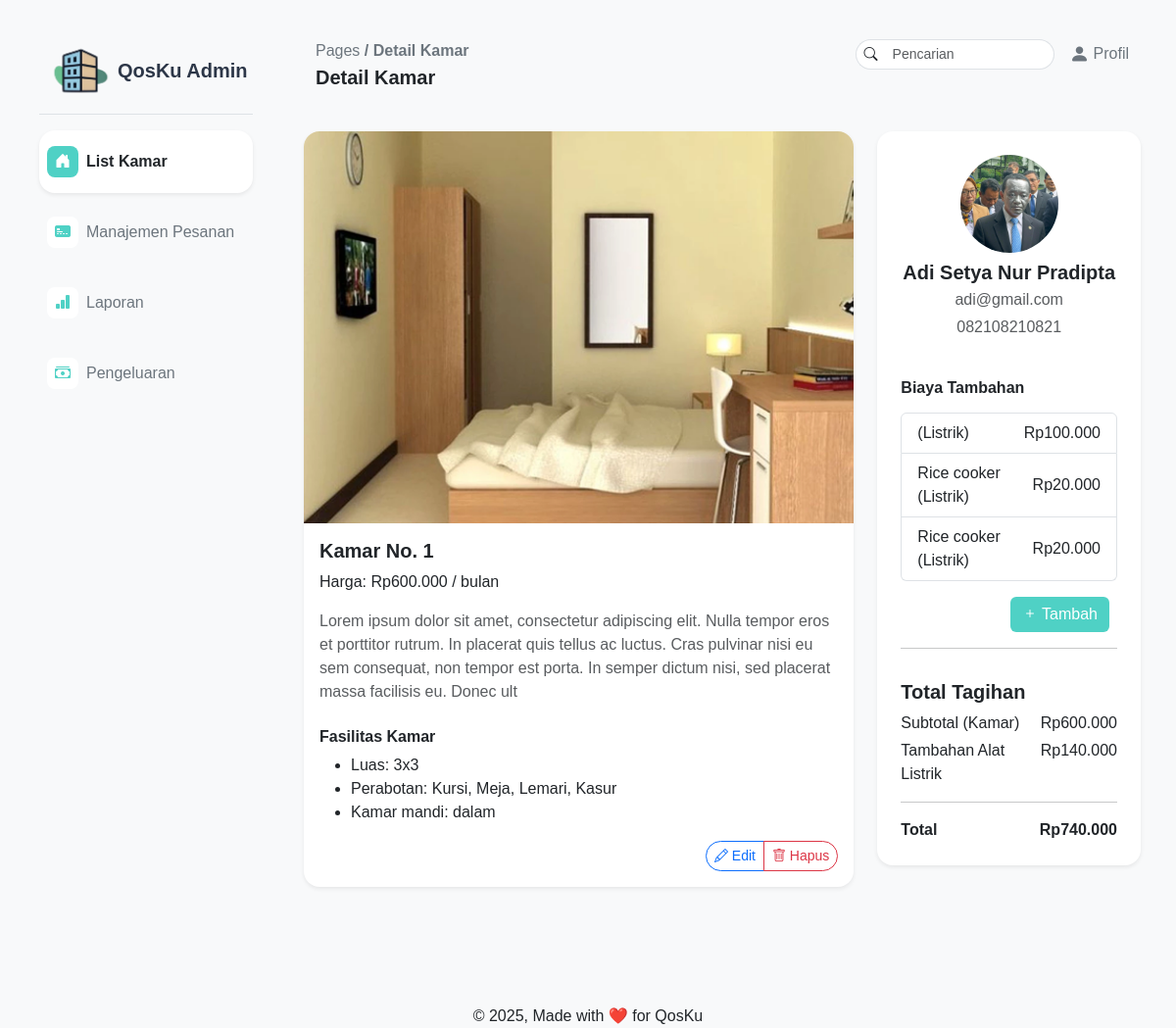
The app's page /pages/admin/detailkamar.php?idKamar=1 (signed in) with its own data.
### tables this page shows
CREATE TABLE `fasilitas` (
  `idFasilitas` int(11) NOT NULL,
  `luasKamar` varchar(255) NOT NULL,
  `perabotan` varchar(255) NOT NULL,
  `kamarMandi` varchar(255) NOT NULL,
  `idKamar` int(11) DEFAULT NULL
);

CREATE TABLE `kamar_kos` (
  `idKamar` int(11) NOT NULL,
  `nomorKamar` int(11) NOT NULL,
  `tipeKamar` varchar(255) NOT NULL,
  `harga` int(11) NOT NULL,
  `statusKetersediaan` enum('Tersedia','Ditempati','Dalam Perbaikan') NOT NULL DEFAULT 'Tersedia',
  `deskripsi` varchar(255) NOT NULL,
  `gambar` varchar(255) NOT NULL
);

CREATE TABLE `pelanggan` (
  `idPelanggan` int(11) NOT NULL,
  `username` varchar(255) NOT NULL,
  `password` varchar(255) NOT NULL,
  `namaLengkap` varchar(255) NOT NULL,
  `nomorHp` varchar(255) NOT NULL,
  `email` varchar(255) NOT NULL,
  `alamat` varchar(255) NOT NULL,
  `profilePicture` varchar(255) NOT NULL
);

CREATE TABLE `biaya_tambahan` (
  `idBiayaTambahan` int(11) NOT NULL,
  `namaBiaya` varchar(255) NOT NULL,
  `jumlahBiaya` int(11) NOT NULL,
  `Periode` varchar(255) NOT NULL,
  `statusPembayaran` varchar(255) NOT NULL,
  `idPelanggan` int(11) NOT NULL,
  `jenisBiaya` enum('Listrik','Air','Lainnya') NOT NULL
);

### pages/admin/detailkamar.php (the view, shortened to what this page needs)
<?php
require "../../php/connect.php";
$idKamar = isset($_GET['idKamar']) ? (int)$_GET['idKamar'] : 0;
$stmt = $connect->prepare("
    SELECT k.*, f.luasKamar, f.perabotan, f.kamarMandi
    FROM kamar_kos k
    LEFT JOIN fasilitas f ON k.idKamar = f.idKamar
    WHERE k.idKamar = ?
");
$stmt->bind_param("i", $idKamar);
$stmt->execute();
$kamar = $stmt->get_result()->fetch_assoc();
$occupantStmt = $connect->prepare("
    SELECT p.*
    FROM pemesanan pm
    JOIN pelanggan p ON (pm.idPelanggan = p.idPelanggan OR pm.idPelanggan_aktif = p.idPelanggan)
    WHERE pm.idKamar = ?
    AND pm.statusPemesanan = 'Terkonfirmasi'
    AND (pm.tanggal_mulai <= CURDATE() AND (pm.tanggal_selesai >= CURDATE() OR pm.tanggal_selesai = '1970-01-01'))
    LIMIT 1
");
$occupantStmt->bind_param("i", $idKamar);
$occupantStmt->execute();
$occupant = $occupantStmt->get_result()->fetch_assoc();
$additionalCosts = [];
if ($occupant) {
    $costsStmt = $connect->prepare("
        SELECT * FROM biaya_tambahan
        WHERE idPelanggan = ? AND statusPembayaran = 'belum_lunas'
    ");
    $costsStmt->bind_param("i", $occupant['idPelanggan']);
    $costsStmt->execute();
    $additionalCosts = $costsStmt->get_result()->fetch_all(MYSQLI_ASSOC);
}
$roomPrice = $kamar['harga'] ?? 0;
$additionalCostsTotal = 0;
foreach ($additionalCosts as $cost) {
    $additionalCostsTotal += $cost['jumlahBiaya'];
}
$totalCost = $roomPrice + $additionalCostsTotal;
?>
<!DOCTYPE html>
<html lang="en">
<head>
    <link href="https://cdn.jsdelivr.net/npm/bootstrap@5.3.6/dist/css/bootstrap.min.css" rel="stylesheet">
    <link rel="stylesheet" href="../../assets/css/style.css">
    <link rel="stylesheet" href="https://cdn.jsdelivr.net/npm/bootstrap-icons@1.13.1/font/bootstrap-icons.min.css">
</head>
<body class="bg-light">
    <div class="d-flex min-vh-100 ms-4 me-4">
        <?php include '../../layout/adminNavbar.php'; ?>
        <div class="flex-grow-1">
            <?php include '../../layout/adminHeader.php'; ?>
            <div class="container-fluid pt-4">
                <div class="row mb-4">
                    <div class="col-md-8">
                        <div class="card shadow-sm border-0 rounded-4 position-relative">
                            <img src="../../assets/img/<?= htmlspecialchars($kamar['gambar'] ?? 'room-placeholder.jpg') ?>"
                                class="card-img-top rounded-top-4"
                                alt="Kamar <?= htmlspecialchars($kamar['nomorKamar']) ?>"
                                style="height: 400px; object-fit: cover;">
                            <div class="card-body pb-5">
                                <h5 class="card-title fw-bold">Kamar No. <?= htmlspecialchars($kamar['nomorKamar']) ?></h5>
                                <p class="card-text">Harga: Rp<?= number_format($kamar['harga'], 0, ',', '.') ?> / bulan</p>
                                <p class="text-muted"><?= nl2br(htmlspecialchars($kamar['deskripsi'])) ?></p>
                                <h6 class="fw-bold mt-4">Fasilitas Kamar</h6>
                                <ul>
                                    <?php if ($kamar['luasKamar']): ?>
                                        <li>Luas: <?= htmlspecialchars($kamar['luasKamar']) ?></li>
                                    <?php endif; ?>
                                    <?php if ($kamar['perabotan']): ?>
                                        <li>Perabotan: <?= htmlspecialchars($kamar['perabotan']) ?></li>
                                    <?php endif; ?>
                                    <?php if ($kamar['kamarMandi']): ?>
                                        <li>Kamar mandi: <?= htmlspecialchars($kamar['kamarMandi']) ?></li>
                                    <?php endif; ?>
                                </ul>
                                <div class="position-absolute bottom-0 end-0 m-3">
                                    <div class="btn-group" role="group">
                                        <button class="btn btn-sm btn-outline-primary rounded-start-4"
                                            data-bs-toggle="modal"
                                            data-bs-target="#editKamarModal"
                                            data-kamar-id="<?= $idKamar ?>">
                                            <i class="bi bi-pencil"></i> Edit
                                        </button>
                                        <button class="btn btn-sm btn-outline-danger rounded-end-4"
                                            onclick="confirmDelete(<?= $idKamar ?>, '<?= htmlspecialchars($kamar['nomorKamar']) ?>')">
                                            <i class="bi bi-trash"></i> Hapus
                                        </button>
                                    </div>
                                </div>
                            </div>
                        </div>
                    </div>
                    <div class="col-md-4">
                        <div class="card shadow-sm border-0 rounded-4 p-4">
                            <?php if ($occupant): ?>
                                <div class="text-center mb-4">
                                    <?php if (!empty($occupant['profilePicture'])): ?>
                                        <img src="../../assets/img/<?= htmlspecialchars($occupant['profilePicture']) ?>"
                                            class="rounded-circle mb-2"
                                            style="width: 100px; height: 100px; object-fit: cover;"
                                            alt="Foto <?= htmlspecialchars($occupant['namaLengkap']) ?>">
                                    <?php endif; ?>
                                    <h5 class="fw-bold mb-1"><?= htmlspecialchars($occupant['namaLengkap']) ?></h5>
                                    <p class="text-muted mb-1"><?= htmlspecialchars($occupant['email']) ?></p>
                                    <p class="text-muted"><?= htmlspecialchars($occupant['nomorHp']) ?></p>
                                </div>
                            <?php else: ?>
                                <div class="text-center mb-4">
                                    <p class="text-muted">Belum ada penghuni saat ini</p>
                                </div>
                            <?php endif; ?>
                            <div id="appliancesList">
                                <h6 class="fw-bold mb-3">Biaya Tambahan</h6>
                                <?php if ($additionalCosts): ?>
                                    <ul class="list-group mb-3">
                                        <?php foreach ($additionalCosts as $cost): ?>
                                            <li class="list-group-item d-flex justify-content-between align-items-center">
                                                <?= htmlspecialchars($cost['namaBiaya']) ?>
                                                (<?= htmlspecialchars($cost['jenisBiaya']) ?>)
                                                <span>Rp<?= number_format($cost['jumlahBiaya'], 0, ',', '.') ?></span>
                                            </li>
                                        <?php endforeach; ?>
                                    </ul>
                                <?php else: ?>
                                    <p class="text-muted mb-3">Belum ada biaya tambahan</p>
                                <?php endif; ?>
                                <?php if ($occupant): ?>
                                    <div class="d-grid gap-2 d-md-flex justify-content-md-end">
                                        <button id="addButton" class="btn btn-primary me-md-2"
                                            style="background-color: #4FD1C5; border: none;">
                                            <i class="bi bi-plus"></i> Tambah
                                        </button>
                                    </div>
                                <?php endif; ?>
                            </div>
                            <hr>
                            <div class="mt-3">
                                <h5 class="fw-bold">Total Tagihan</h5>
                                <div class="d-flex justify-content-between mb-1">
                                    <span>Subtotal (Kamar)</span>
                                    <span>Rp<?= number_format($roomPrice, 0, ',', '.') ?></span>
                                </div>
                                <?php if ($additionalCosts): ?>
                                    <div class="d-flex justify-content-between mb-1">
                                        <span>Tambahan Alat Listrik</span>
                                        <span>Rp<?= number_format($additionalCostsTotal, 0, ',', '.') ?></span>
                                    </div>
                                <?php endif; ?>
                                <hr>
                                <div class="d-flex justify-content-between fw-bold">
                                    <span>Total</span>
                                    <span>Rp<?= number_format($totalCost, 0, ',', '.') ?></span>
                                </div>
                            </div>
                        </div>
                    </div>
                </div>
            </div>
        </div>
    </div>
    <div class="footer text-center mt-5 pt-5">
        &copy; 2025, Made with ❤️ for QosKu
    </div>
</body>
</html>

### assets/css/style.css (style rules this page uses)
body { font-family: Helvetica, Arial, sans-serif; }

### records on screen
fasilitas: idKamar.gambar (picture), idKamar.nomorKamar "1", idKamar.harga "600.000", idKamar.deskripsi "Lorem ipsum dolor sit amet, consectetur adipiscing elit. Nulla tempor eros et porttitor rutrum. In placerat quis tellus ac luctus. Cras pulvinar nisi eu sem consequat, non tempor est porta. In semper dictum nisi, sed placerat massa facilisis eu. Donec ult", luasKamar "3x3", perabotan "Kursi, Meja, Lemari, Kasur", kamarMandi "dalam", idKamar.harga "740.000"
pelanggan: profilePicture (picture), namaLengkap "Adi Setya Nur Pradipta", email "adi@gmail.com", nomorHp "082108210821"
biaya_tambahan: jenisBiaya "Listrik", jumlahBiaya "100.000"
biaya_tambahan: namaBiaya "Rice cooker", jenisBiaya "Listrik", jumlahBiaya "20.000"
biaya_tambahan: namaBiaya "Rice cooker", jenisBiaya "Listrik", jumlahBiaya "20.000"

### other values on screen
$page_titles[$current_page] "Detail Kamar"
$additionalCostsTotal "140.000"
